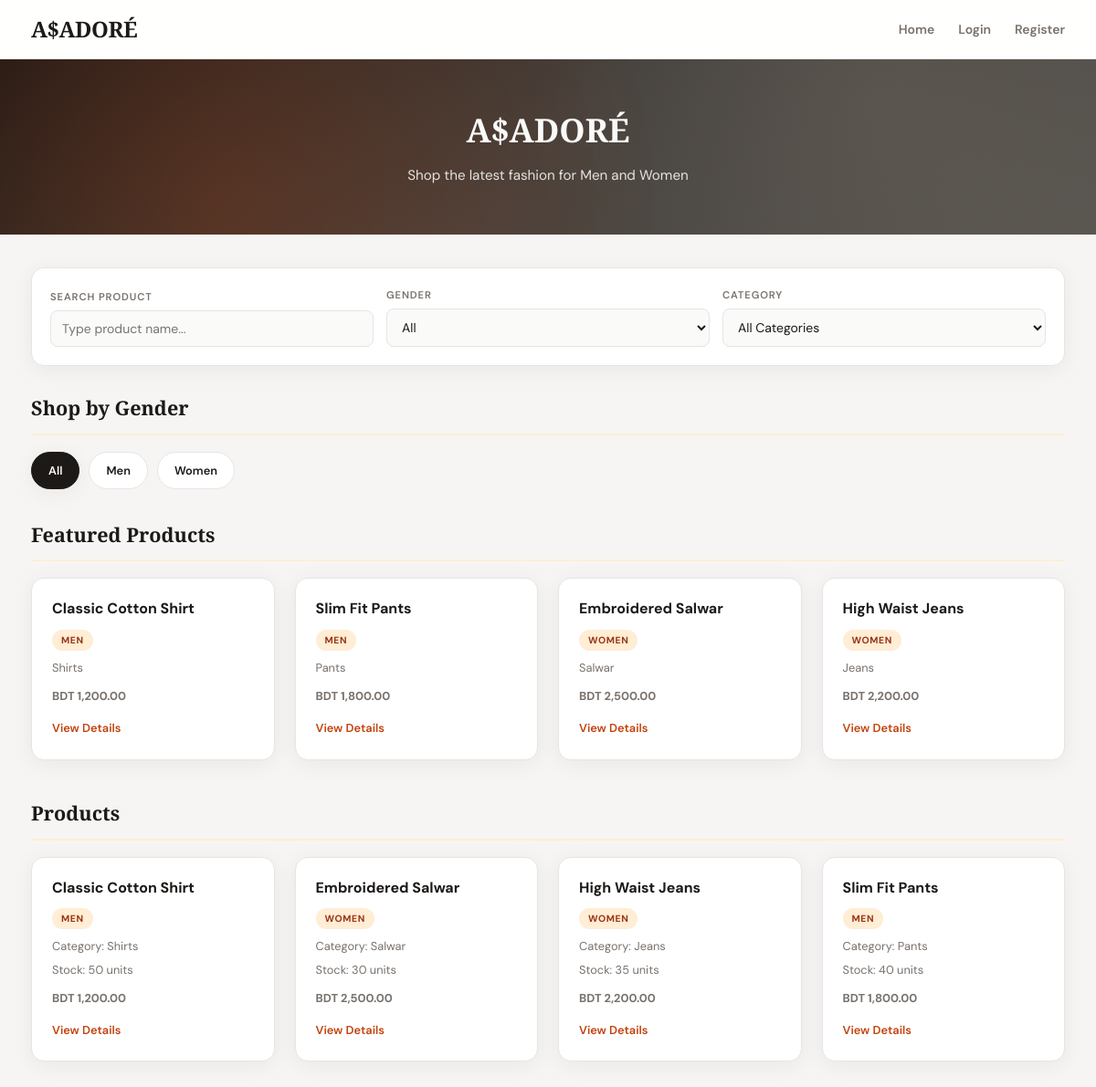
/view/Home.php, run on the app's committed database.
### tables this page shows
CREATE TABLE IF NOT EXISTS products (
    id INT AUTO_INCREMENT PRIMARY KEY,
    name VARCHAR(150) NOT NULL,
    description TEXT,
    size_chart TEXT,
    price DECIMAL(10,2) NOT NULL,
    category_id INT,
    image_path VARCHAR(255),
    stock INT NOT NULL DEFAULT 0,
    gender ENUM('Men','Women') NOT NULL,
    created_at TIMESTAMP DEFAULT CURRENT_TIMESTAMP,
    FOREIGN KEY (category_id) REFERENCES categories(id)
);

CREATE TABLE IF NOT EXISTS categories (
    id INT AUTO_INCREMENT PRIMARY KEY,
    name VARCHAR(100) NOT NULL,
    parent_id INT DEFAULT NULL,
    created_at TIMESTAMP DEFAULT CURRENT_TIMESTAMP,
    FOREIGN KEY (parent_id) REFERENCES categories(id) ON DELETE SET NULL
);

### model/mydb.php (called while the page is built, shortened)
<?php
class MyDB {
    function getFeaturedProducts($limit, $conn){
        $sql  = "SELECT products.*, categories.name AS category_name
                 FROM products
                 LEFT JOIN categories ON products.category_id = categories.id
                 ORDER BY products.created_at DESC LIMIT ?";
        $stmt = $conn->prepare($sql);
        $stmt->bind_param("i", $limit);
        $stmt->execute();
        return $stmt->get_result();
    }
    function getProducts($categoryId, $gender, $conn){
        $sql  = "SELECT products.*, categories.name AS category_name
                 FROM products
                 LEFT JOIN categories ON products.category_id = categories.id
                 WHERE (? = 0 OR products.category_id = ?)
                 AND (? = '' OR products.gender = ?)
                 ORDER BY products.name";
        $stmt = $conn->prepare($sql);
        $stmt->bind_param("iiss", $categoryId, $categoryId, $gender, $gender);
        $stmt->execute();
        return $stmt->get_result();
    }
}
?>

### control/home_process.php (called while the page is built, shortened)
<?php
include_once '../model/mydb.php';
$mydb = new MyDB();
$conn = $mydb->createConn();
$gender     = $_GET["gender"] ?? "";
$categoryId = isset($_GET["category_id"]) ? (int)$_GET["category_id"] : 0;
if($gender != "Men" && $gender != "Women"){
    $gender = "";
}
$featured = $mydb->getFeaturedProducts(6, $conn);
$products = $mydb->getProducts($categoryId, $gender, $conn);
?>

### view/Home.php (the view, shortened to what this page needs)
<?php include '../control/home_process.php'; ?>
<!DOCTYPE html>
<html lang="en">
<head>
    <link rel="stylesheet" type="text/css" href="../css/task1_style.css">
</head>
<body>
<nav>
    <div class="nav-inner">
        <a class="nav-brand" href="Home.php">A$ADORÉ</a>
        <div class="nav-links">
            <a href="Home.php">Home</a>
            <?php if(isset($_SESSION["user_id"])){ ?>
                <?php if($_SESSION["role"] === "customer"){ ?>
                    <a href="cart.php">Cart (<span id="navCartCount"><?php echo $mydb->getCartCount($_SESSION["user_id"], $conn); ?></span>)</a>
                <?php } ?>
                <a href="profile.php">Profile</a>
                <?php if($_SESSION["role"] === "admin"){ ?>
                    <a href="admin_dashboard.php">Admin Dashboard</a>
                <?php } ?>
                <a href="../control/logout_process.php">Logout</a>
                <span class="nav-user-info">Hi, <?php echo htmlspecialchars($_SESSION["name"]); ?></span>
            <?php } else { ?>
                <a href="login.php">Login</a>
                <a href="Registration.php">Register</a>
            <?php } ?>
        </div>
    </div>
</nav>
<div class="page-header">
    <h1>A$ADORÉ</h1>
    <p>Shop the latest fashion for Men and Women</p>
</div>
<div class="main-container">
    <div class="filters-bar">
        <div class="filter-item">
            <label for="searchText">Search Product</label>
            <input type="text" id="searchText" placeholder="Type product name..." onkeyup="searchProducts()">
        </div>
        <div class="filter-item">
            <label for="genderFilter">Gender</label>
            <select id="genderFilter" onchange="searchProducts()">
                <option value="">All</option>
            </select>
        </div>
        <div class="filter-item">
            <label for="categoryFilter">Category</label>
            <select id="categoryFilter" onchange="searchProducts()">
                <option value="">All Categories</option>
            </select>
        </div>
    </div>
    <h2 class="section-title">Shop by Gender</h2>
    <div class="category-list">
        <a class="category-link <?php if($gender=="" && $categoryId==0) echo "active"; ?>" href="Home.php">All</a>
        <a class="category-link <?php if($gender=="Men") echo "active"; ?>" href="Home.php?gender=Men">Men</a>
        <a class="category-link <?php if($gender=="Women") echo "active"; ?>" href="Home.php?gender=Women">Women</a>
    </div>
    <h2 class="section-title">Featured Products</h2>
    <div class="product-grid featured-grid">
        <?php while($fp = $featured->fetch_assoc()){ ?>
            <div class="product-card">
                <h3><a href="product_detail.php?id=<?php echo $fp["id"]; ?>"><?php echo htmlspecialchars($fp["name"]); ?></a></h3>
                <span class="badge badge-gender"><?php echo htmlspecialchars($fp["gender"]); ?></span>
                <p><?php echo htmlspecialchars($fp["category_name"] ?? ""); ?></p>
                <p class="product-price">BDT <?php echo number_format($fp["price"], 2); ?></p>
                <a class="btn-link" href="product_detail.php?id=<?php echo $fp["id"]; ?>">View Details</a>
            </div>
        <?php } ?>
    </div>
    <h2 class="section-title">Products</h2>
    <div id="productList" class="product-grid">
        <?php while($p = $products->fetch_assoc()){ ?>
            <div class="product-card" data-product-id="<?php echo $p["id"]; ?>">
                <h3><a href="product_detail.php?id=<?php echo $p["id"]; ?>"><?php echo htmlspecialchars($p["name"]); ?></a></h3>
                <span class="badge badge-gender"><?php echo htmlspecialchars($p["gender"]); ?></span>
                <p>Category: <?php echo htmlspecialchars($p["category_name"] ?? ""); ?></p>
                <p>Stock: <?php echo (int)$p["stock"]; ?> units</p>
                <p class="product-price">BDT <?php echo number_format($p["price"], 2); ?></p>
                <a class="btn-link" href="product_detail.php?id=<?php echo $p["id"]; ?>">View Details</a>
            </div>
        <?php } ?>
    </div>
</div>
</body>
</html>

### data on the page
products: name "Classic Cotton Shirt", gender "MEN", category.name "Shirts", price "1,200.00", stock "50"
products: name "Slim Fit Pants", gender "MEN", category.name "Pants", price "1,800.00", stock "40"
products: name "Embroidered Salwar", gender "WOMEN", category.name "Salwar", price "2,500.00", stock "30"
products: name "High Waist Jeans", gender "WOMEN", category.name "Jeans", price "2,200.00", stock "35"
